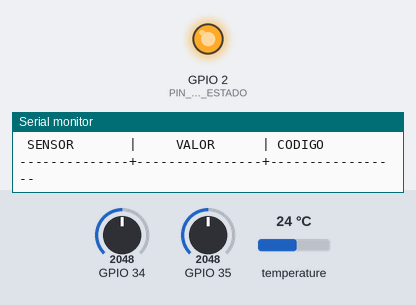
Recording of a sketch running on a simulated ESP32. Parts: output pins drawn as LEDs (lit = HIGH), the last lines printed to the serial monitor. Inputs (shaded band) come from the test bench; at power-on: GPIO 34 = 2048, GPIO 35 = 2048, temperature 24 °C (analog values on the 0–4095 scale). WiFi joins after 1.5 s; servers stay silent unless stated; uploads are accepted with an empty reply; the local clock reads 2024-03-15 10:24:30 at power-on unless the sketch sets it; storage starts empty; not simulated (calls return 0 or success): secrets.h; names the files do not define were given values by the test bench: SERVER_PORT = 80.

Above: at 2.4 s.
At 17.5 s:
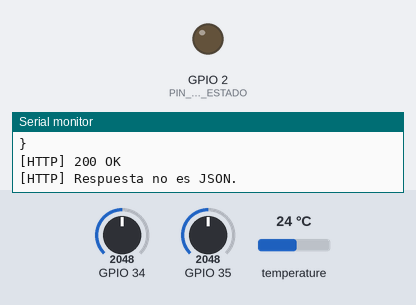
Timing chart, 0 to 41.0 s (numbered marks = the images above):
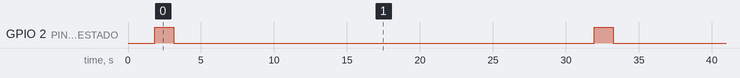

The sketch:

bioaqua_ingesta.ino
```cpp
/**
 * @file    bioaqua_ingesta.ino
 * @brief   Nodo de ingesta ESP32 -> API Django BioAqua, con MODO OFFLINE (RF019).
 * @target  ESP32-D0WD-V3 (WROOM-32), Arduino core 3.x
 *
 * QUE HACE
 *   1. Se asocia al WiFi 2.4 GHz y sincroniza la hora por NTP.
 *   2. Cada intervaloS (30 s, ajustable desde el software): lee cada sensor ACTIVO, lo convierte a su unidad real,
 *      marca cada lectura con su timestamp y arma un lote JSON.
 *   3. Intenta enviarlo por POST a /api/v1/lecturas/ con "Authorization: Device".
 *   4. MODO OFFLINE (RF019): si el envio falla (sin red / servidor caido), el
 *      lote se GUARDA en LittleFS (/cola.jsonl) y se REENVIA cuando vuelve la
 *      conexion. El backend deduplica por (sensor, timestamp), asi que un
 *      reenvio nunca crea lecturas repetidas.
 *
 * "SOLO CONECTAR EL DIA DE CAMPO"
 *   - Sensores en la TABLA SENSORES[]: agregar/activar uno es una linea.
 *   - `codigo_hardware` DEBE coincidir EXACTO con la tabla `sensores` de la BD.
 *
 * SENSORES CABLEADOS (ver docs/HARDWARE_SENSORES.md para el cableado):
 *   GPIO32 DS18B20 temperatura   pull-up 4,7 kOhm a 3V3, sin divisor
 *   GPIO34 pH PH-4502C           divisor 10k/20k obligatorio (sale hasta 5 V)
 *   GPIO35 turbidez TS-300B      divisor 10k/10k obligatorio (sale hasta 4,5 V)
 *   GPIO33 oxigeno SEN0237-A     salida 0-3 V, directa al pin (aun sin cablear)
 *
 * LIBRERIAS: ArduinoJson 7.x, OneWire, DallasTemperature.
 * PARTICION: elige en Arduino IDE una particion con SPIFFS/LittleFS
 *   (Tools -> Partition Scheme -> "Default 4MB with spiffs").
 *
 * REGLA ELECTRICA: analogicos SOLO en ADC1 (GPIO32-39); nada > 3.3 V al pin;
 * GND comun. (ADC2 no funciona con WiFi encendido.)
 */

#include <WiFi.h>
#include <HTTPClient.h>
#include <ArduinoJson.h>
#include <LittleFS.h>
#include <time.h>
#include "secrets.h"

#include <OneWire.h>
#include <DallasTemperature.h>

// ---------------------------------------------------------------------------
static const char* FIRMWARE_VERSION = "1.3.0-sigmap";  // max 20 caracteres (columna firmware_version)
// Intervalo entre lotes. Arranca en 30 s y lo ajusta el SOFTWARE en cada
// respuesta (campo data.intervalo_segundos, RF011): sin reprogramar el ESP32.
static const uint32_t INTERVALO_INICIAL_S = 30;
static const uint32_t INTERVALO_MIN_S     = 10;
static const uint32_t INTERVALO_MAX_S     = 3600;
static uint32_t intervaloS = INTERVALO_INICIAL_S;
static const uint32_t TIMEOUT_WIFI_MS = 20000;
static const uint32_t TIMEOUT_HTTP_MS = 10000;
static const uint8_t  MUESTRAS_ADC  = 31;      // impar: la mediana cae en una muestra real
static const uint8_t  PIN_LED_ESTADO = 2;
static const char*    COLA_PATH = "/cola.jsonl";
static const size_t   COLA_MAX_LINEAS = 500;    // tope de lotes encolados

// NTP (America/Bogota, sin horario de verano)
static const char* NTP1 = "pool.ntp.org";
static const char* NTP2 = "time.google.com";
static const char* TZ_CO = "<-05>5";

// ---------------------------------------------------------------------------
// Registro de sensores  <-- aqui se agrega/activa cada sensor
// ---------------------------------------------------------------------------
enum TipoSensor {
  PH_LINEAL,        // recta pH = m*V + b, calibrada con buffers 4,01 y 6,86
  OXIGENO_MGL,      // sonda galvanica SEN0237-A, compensada por temperatura
  TURBIDEZ_NTU,     // TS-300B: curva del fabricante, voltaje alto = agua limpia
  TEMP_DS18B20      // sonda digital OneWire
};

/**
 * Configuracion de un sensor cableado al nodo.
 *
 * factor_divisor: cuanto hay que multiplicar el voltaje leido en el pin para
 * recuperar el voltaje real del sensor: (R1 + R2) / R2.
 *   10k/20k -> 1.5   |   10k/10k -> 2.0   |   sin divisor -> 1.0
 */
struct SensorCfg {
  const char* codigo_hardware;  // EXACTO como en la tabla `sensores` de la BD
  TipoSensor  tipo;
  uint8_t     gpio;             // analogicos: solo ADC1 (32-39)
  float       factor_divisor;
  bool        activo;
};

// --- Calibracion del pH -----------------------------------------------------
// Se obtiene con dos buffers. Ver docs/HARDWARE_SENSORES.md, seccion 8.
//   pendiente  = (pH1 - pH2) / (V1 - V2)
//   intercepto = pH1 - pendiente * V1
static const float PH_M = -5.70f;   // calibracion vigente (sketch de prueba)
static const float PH_B = 21.34f;

// --- Calibracion del oxigeno disuelto (SEN0237-A) ---------------------------
// Voltaje medido con la membrana humeda al aire (100 % de saturacion) y la
// temperatura a la que se hizo esa medicion.
static const float OXI_CAL_MV        = 1600.0f;
static const float OXI_CAL_TEMP_C    = 25.0f;
static const float OXI_PENDIENTE_MV  = 35.0f;   // deriva tipica de la sonda, mV/C

/** Saturacion de oxigeno en agua dulce, mg/L, de 0 a 40 C (tabla del fabricante). */
static const float OXI_SATURACION[41] = {
  14.46f, 14.22f, 13.82f, 13.44f, 13.09f, 12.74f, 12.42f, 12.11f, 11.81f, 11.53f,
  11.26f, 11.01f, 10.77f, 10.53f, 10.30f, 10.08f,  9.86f,  9.66f,  9.46f,  9.27f,
   9.08f,  8.90f,  8.73f,  8.57f,  8.41f,  8.25f,  8.11f,  7.96f,  7.82f,  7.69f,
   7.56f,  7.43f,  7.30f,  7.18f,  7.07f,  6.95f,  6.84f,  6.73f,  6.63f,  6.53f,
   6.41f
};

// --- Curva de turbidez TS-300B ---------------------------------------------
// Relacion inversa: agua limpia ~4,2 V, agua turbia < 2,5 V.
static const float TURB_V_AGUA_LIMPIA = 4.20f;
static const float TURB_NTU_MAX       = 3000.0f;

static SensorCfg SENSORES[] = {
  //  codigo         tipo           gpio  divisor  activo
  { "SEN-001-TEM", TEMP_DS18B20,    32,   1.0f,   true },
  { "SEN-001-PH",  PH_LINEAL,       34,   1.5f,   true },
  { "SEN-001-OXI", OXIGENO_MGL,     33,   1.0f,   false },  // activar al cablear la sonda
  { "SEN-001-TUR", TURBIDEZ_NTU,    35,   2.0f,   true  },  // divisor 10k/10k
};
static const size_t N_SENSORES = sizeof(SENSORES) / sizeof(SENSORES[0]);

static const uint8_t PIN_ONEWIRE = 32;   // DS18B20 (debe coincidir con SEN-001-TEM)
static OneWire oneWire(PIN_ONEWIRE);
static DallasTemperature ds18(&oneWire);

/** Ultima temperatura valida; la usa la compensacion del oxigeno disuelto. */
static float temperaturaActual = NAN;

static uint32_t contadorSecuencia = 0;
static bool     horaLista = false;

// ---------------------------------------------------------------------------
// WiFi + NTP
// ---------------------------------------------------------------------------
static bool conectarWiFi() {
  if (WiFi.status() == WL_CONNECTED) return true;
  Serial.printf("[WIFI] Asociando a \"%s\" ...\n", WIFI_SSID);
  WiFi.mode(WIFI_STA);
  WiFi.setSleep(false);
  WiFi.begin(WIFI_SSID, WIFI_PASSWORD);
  const uint32_t inicio = millis();
  while (WiFi.status() != WL_CONNECTED) {
    if (millis() - inicio > TIMEOUT_WIFI_MS) {
      Serial.printf("\n[WIFI] Sin conexion (status=%d). Se trabajara offline.\n", WiFi.status());
      return false;
    }
    delay(250); Serial.print('.');
  }
  Serial.printf("\n[WIFI] OK. IP=%s RSSI=%d dBm\n",
                WiFi.localIP().toString().c_str(), WiFi.RSSI());
  return true;
}

static void sincronizarHora() {
  configTzTime(TZ_CO, NTP1, NTP2);
  const uint32_t inicio = millis();
  time_t ahora = 0;
  while ((ahora = time(nullptr)) < 1700000000 && millis() - inicio < 8000) {
    delay(250);
  }
  horaLista = (ahora >= 1700000000);
  Serial.println(horaLista ? "[NTP] Hora sincronizada." :
                             "[NTP] Sin hora fiable; las lecturas iran sin timestamp.");
}

/** ISO 8601 local con offset fijo de Colombia, o "" si no hay hora fiable. */
static String timestampISO() {
  if (!horaLista) return String("");
  time_t ahora = time(nullptr);
  if (ahora < 1700000000) return String("");
  struct tm tl;
  localtime_r(&ahora, &tl);
  char buf[32];
  strftime(buf, sizeof(buf), "%Y-%m-%dT%H:%M:%S-05:00", &tl);
  return String(buf);
}

// ---------------------------------------------------------------------------
// Lectura de sensores
// ---------------------------------------------------------------------------
/**
 * @brief Voltaje real del sensor, con mediana de MUESTRAS_ADC muestras.
 *
 * Se usa mediana y no promedio: un pico de ruido de la bomba desplaza el
 * promedio, pero no la mediana. analogReadMilliVolts aplica la curva de
 * calibracion de fabrica del ADC, que es bastante mas exacta que analogRead.
 *
 * @param gpio           Pin del ADC1.
 * @param factorDivisor  1.5 con el divisor 10k/20k; 1.0 sin divisor.
 * @return Voltaje del sensor en voltios.
 */
static float leerVoltaje(uint8_t gpio, float factorDivisor) {
  uint16_t muestras[MUESTRAS_ADC];
  for (uint8_t i = 0; i < MUESTRAS_ADC; i++) {
    muestras[i] = (uint16_t)analogReadMilliVolts(gpio);
    delay(2);
  }
  // Insercion: con 31 elementos es mas rapido que cualquier algoritmo elegante.
  for (uint8_t i = 1; i < MUESTRAS_ADC; i++) {
    const uint16_t v = muestras[i];
    int8_t j = i - 1;
    while (j >= 0 && muestras[j] > v) { muestras[j + 1] = muestras[j]; j--; }
    muestras[j + 1] = v;
  }
  const float mV_pin = muestras[MUESTRAS_ADC / 2];
  return (mV_pin * factorDivisor) / 1000.0f;
}

/**
 * @brief Convierte el voltaje de la sonda galvanica a mg/L de oxigeno disuelto.
 *
 * La saturacion del agua depende de la temperatura: la misma tension significa
 * mas o menos oxigeno segun que tan caliente este el estanque. Sin esta
 * correccion, un dia soleado parece una caida de oxigeno que no existe.
 *
 * @param voltios  Voltaje leido de la sonda.
 * @param tempC    Temperatura del agua; si es NAN se asume la de calibracion.
 * @return Oxigeno disuelto en mg/L.
 */
static float oxigenoMgL(float voltios, float tempC) {
  const float t = isnan(tempC) ? OXI_CAL_TEMP_C : constrain(tempC, 0.0f, 40.0f);
  const float mV_saturacion = OXI_CAL_MV + OXI_PENDIENTE_MV * (t - OXI_CAL_TEMP_C);
  if (mV_saturacion <= 0.0f) return NAN;
  const float mgL = (voltios * 1000.0f / mV_saturacion) * OXI_SATURACION[(int)roundf(t)];
  return constrain(mgL, 0.0f, 20.0f);
}

/**
 * @brief Convierte el voltaje del TS-300B a NTU con la curva del fabricante.
 *
 * Por encima de TURB_V_AGUA_LIMPIA la curva deja de tener sentido fisico y se
 * reporta 0 NTU: el agua esta tan limpia como el sensor puede distinguir.
 *
 * @param voltios Voltaje real del sensor (ya sin el divisor).
 * @return Turbidez en NTU.
 */
static float turbidezNTU(float voltios) {
  if (voltios >= TURB_V_AGUA_LIMPIA) return 0.0f;
  const float ntu = -1120.4f * voltios * voltios + 5742.3f * voltios - 4353.8f;
  return constrain(ntu, 0.0f, TURB_NTU_MAX);
}

/**
 * @brief Lee un sensor y devuelve su magnitud en la unidad de la base de datos.
 * @param s Configuracion del sensor.
 * @return Valor medido, o NAN si el sensor no respondio.
 */
static float leerSensor(const SensorCfg& s) {
  switch (s.tipo) {
    case TEMP_DS18B20: {
      ds18.requestTemperatures();
      const float t = ds18.getTempCByIndex(0);
      if (t == DEVICE_DISCONNECTED_C || t < -50.0f || t > 80.0f) return NAN;
      temperaturaActual = t;          // queda disponible para el oxigeno
      return t;
    }
    case PH_LINEAL:
      return constrain(PH_M * leerVoltaje(s.gpio, s.factor_divisor) + PH_B, 0.0f, 14.0f);
    case OXIGENO_MGL:
      return oxigenoMgL(leerVoltaje(s.gpio, s.factor_divisor), temperaturaActual);
    case TURBIDEZ_NTU:
      return turbidezNTU(leerVoltaje(s.gpio, s.factor_divisor));
  }
  return NAN;
}

/** Nombre y unidad legibles de cada tipo de sensor, para el monitor serie. */
static void etiquetaSensor(TipoSensor tipo, const char*& nombre, const char*& unidad) {
  switch (tipo) {
    case TEMP_DS18B20: nombre = "Temperatura"; unidad = "°C";   break;
    case PH_LINEAL:    nombre = "pH";          unidad = "pH";   break;
    case OXIGENO_MGL:  nombre = "Oxigeno";     unidad = "mg/L"; break;
    case TURBIDEZ_NTU: nombre = "Turbidez";    unidad = "NTU";  break;
    default:           nombre = "Sensor";      unidad = "";     break;
  }
}

/** Arma el cuerpo JSON del lote actual. Devuelve "" si no hubo lecturas. */
static String construirCuerpo() {
  JsonDocument doc;
  doc["firmware"] = FIRMWARE_VERSION;
  doc["mac"] = WiFi.macAddress();
  JsonArray arr = doc["lecturas"].to<JsonArray>();
  const String ts = timestampISO();

  // El DS18B20 va primero en la tabla a proposito: su temperatura alimenta la
  // compensacion del oxigeno disuelto que se calcula unas lineas mas abajo.
  uint8_t incluidas = 0;
  Serial.println("\n------------------------------------------------------------");
  Serial.printf(" Lote %s\n", ts.length() ? ts.c_str() : "(sin hora NTP)");
  Serial.println(" SENSOR       |     VALOR      | CODIGO");
  Serial.println("--------------+----------------+-----------------");
  for (size_t i = 0; i < N_SENSORES; i++) {
    const SensorCfg& s = SENSORES[i];
    if (!s.activo) continue;
    float valor = leerSensor(s);
    if (isnan(valor)) { Serial.printf("[ADC] %s sin lectura, se omite.\n", s.codigo_hardware); continue; }
    const char* nombre; const char* unidad;
    etiquetaSensor(s.tipo, nombre, unidad);
    Serial.printf(" %-12s | %8.2f %-5s | %s\n", nombre, valor, unidad, s.codigo_hardware);
    JsonObject l = arr.add<JsonObject>();
    l["codigo_hardware"] = s.codigo_hardware;
    l["valor"] = roundf(valor * 100.0f) / 100.0f;
    l["secuencia"] = ++contadorSecuencia;
    if (ts.length()) l["timestamp"] = ts;   // clave para el dedup offline
    incluidas++;
  }
  Serial.println("------------------------------------------------------------");
  if (incluidas == 0) return String("");
  // Paquete JSON que viaja al software (se muestra para la sustentacion).
  Serial.println("[JSON] Paquete armado:");
  serializeJsonPretty(doc, Serial);
  Serial.println();
  String out; serializeJson(doc, out); return out;
}

// ---------------------------------------------------------------------------
// Envio + cola offline (RF019)
// ---------------------------------------------------------------------------
/**
 * @brief Procesa la respuesta del software: aplica el intervalo configurado
 *        (RF011) y muestra el resumen o el motivo del rechazo.
 * @param codigo Codigo HTTP recibido.
 * @param cuerpo Cuerpo JSON {success, data, message}.
 */
static void aplicarRespuesta(int codigo, const String& cuerpo) {
  JsonDocument resp;
  if (deserializeJson(resp, cuerpo)) {
    Serial.println("[HTTP] Respuesta no es JSON.");
    return;
  }
  const char* mensaje = resp["message"] | "";
  if (codigo == 401 || codigo == 403) {
    Serial.printf("[AUTH] %s  -> revisa DEVICE_TOKEN y el estado del dispositivo.\n", mensaje);
    return;
  }
  if (codigo >= 400) {
    Serial.printf("[HTTP] Rechazado: %s\n", mensaje);
    serializeJsonPretty(resp["data"], Serial); Serial.println();
    return;
  }
  JsonObject data = resp["data"];
  Serial.printf("[SIGMAP-AQUA] %s registradas=%d criticas=%d alertas=%d\n", mensaje,
                data["registradas"] | 0, data["criticas"] | 0, data["alertas_generadas"] | 0);
  JsonArray rechazadas = data["rechazadas"];
  if (!rechazadas.isNull() && rechazadas.size() > 0) {
    Serial.print("[HTTP] Lecturas rechazadas: ");
    serializeJson(rechazadas, Serial); Serial.println();
  }
  const uint32_t nuevo = data["intervalo_segundos"] | 0;
  if (nuevo >= INTERVALO_MIN_S && nuevo <= INTERVALO_MAX_S && nuevo != intervaloS) {
    Serial.printf("[CONFIG] Intervalo actualizado por el software: %lu s -> %lu s\n",
                  (unsigned long)intervaloS, (unsigned long)nuevo);
    intervaloS = nuevo;
  }
}

static bool enviarCuerpo(const String& cuerpo) {
  if (WiFi.status() != WL_CONNECTED) return false;
  char url[96];
  snprintf(url, sizeof(url), "http://%s:%d/api/v1/lecturas/", SERVER_HOST, SERVER_PORT);
  char auth[80];
  snprintf(auth, sizeof(auth), "Device %s", DEVICE_TOKEN);

  HTTPClient http;
  http.setConnectTimeout(TIMEOUT_HTTP_MS);
  http.setTimeout(TIMEOUT_HTTP_MS);
  if (!http.begin(url)) return false;
  http.addHeader("Content-Type", "application/json");
  http.addHeader("Authorization", auth);
  int codigo = http.POST((uint8_t*)cuerpo.c_str(), cuerpo.length());
  bool ok = (codigo >= 200 && codigo < 300);
  Serial.printf("[HTTP] %d %s\n", codigo, ok ? "OK" : http.errorToString(codigo).c_str());
  if (codigo > 0) aplicarRespuesta(codigo, http.getString());
  http.end();
  return ok;
}

static void guardarEnCola(const String& cuerpo) {
  File f = LittleFS.open(COLA_PATH, "a");
  if (!f) { Serial.println("[COLA] No se pudo abrir la cola."); return; }
  f.print(cuerpo); f.print("\n"); f.close();
  Serial.println("[COLA] Lote guardado offline; se reenviara al reconectar.");
}

/** Reenvia lo encolado; conserva solo lo que aun falle. */
static void vaciarCola() {
  if (!LittleFS.exists(COLA_PATH) || WiFi.status() != WL_CONNECTED) return;
  File f = LittleFS.open(COLA_PATH, "r");
  if (!f) return;
  String pendientes = "";
  int enviados = 0, fallidos = 0;
  while (f.available()) {
    String linea = f.readStringUntil('\n');
    linea.trim();
    if (linea.length() == 0) continue;
    if (enviarCuerpo(linea)) enviados++;
    else { pendientes += linea + "\n"; fallidos++; if (fallidos == 1) break; }  // corta si vuelve a caer
  }
  // arrastra lo no leido aun si cortamos
  while (f.available()) { String l = f.readStringUntil('\n'); l.trim(); if (l.length()) pendientes += l + "\n"; }
  f.close();
  if (pendientes.length() == 0) LittleFS.remove(COLA_PATH);
  else { File w = LittleFS.open(COLA_PATH, "w"); if (w) { w.print(pendientes); w.close(); } }
  if (enviados) Serial.printf("[COLA] Reenviados %d lote(s).\n", enviados);
}

// ---------------------------------------------------------------------------
void setup() {
  Serial.begin(115200); delay(300);
  pinMode(PIN_LED_ESTADO, OUTPUT);
  ds18.begin();
  ds18.setResolution(12);            // 0,0625 C; tarda ~750 ms por lectura
  analogReadResolution(12);
  analogSetAttenuation(ADC_11db);
  if (!LittleFS.begin(true)) Serial.println("[FS] LittleFS no monto; el modo offline no guardara.");
  // ds18.begin();
  Serial.printf("\n=== SIGMAP-AQUA nodo v%s | intervalo %lu s | modo offline ===\n", FIRMWARE_VERSION, (unsigned long)intervaloS);
  if (conectarWiFi()) sincronizarHora();
}

void loop() {
  static uint32_t ultimo = 0;
  const uint32_t ahora = millis();
  if (ultimo == 0 || (ahora - ultimo) >= intervaloS * 1000UL) {
    digitalWrite(PIN_LED_ESTADO, HIGH);

    if (!horaLista && conectarWiFi()) sincronizarHora();  // reintenta NTP si hizo falta

    String cuerpo = construirCuerpo();
    if (cuerpo.length() == 0) {
      Serial.println("[CICLO] Sin lecturas este ciclo.");
    } else if (conectarWiFi() && enviarCuerpo(cuerpo)) {
      vaciarCola();                 // en linea: manda lo de ahora y vacia lo pendiente
    } else {
      guardarEnCola(cuerpo);        // offline: a la cola
    }

    digitalWrite(PIN_LED_ESTADO, LOW);
    ultimo = ahora;
  }
  delay(200);
}
```

Measured:
- by itself, GPIO 2 (PIN_LED_ESTADO): alternates HIGH for 1.3 s and LOW for 28.8 s
